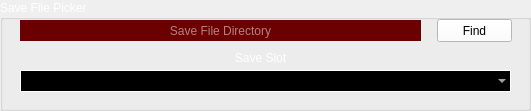
   <widget class="QGroupBox" name="findingGroupBox">
    <property name="enabled">
     <bool>true</bool>
    </property>
    <property name="geometry">
     <rect>
      <x>10</x>
      <y>180</y>
      <width>531</width>
      <height>111</height>
     </rect>
    </property>
    <property name="palette">
     <palette>
      <active>
       <colorrole role="WindowText">
        <brush brushstyle="SolidPattern">
         <color alpha="255">
          <red>255</red>
          <green>255</green>
          <blue>255</blue>
         </color>
        </brush>
       </colorrole>
       <colorrole role="Dark">
        <brush brushstyle="SolidPattern">
         <color alpha="255">
          <red>255</red>
          <green>255</green>
          <blue>255</blue>
         </color>
        </brush>
       </colorrole>
       <colorrole role="Text">
        <brush brushstyle="SolidPattern">
         <color alpha="255">
          <red>255</red>
          <green>255</green>
          <blue>255</blue>
         </color>
        </brush>
       </colorrole>
       <colorrole role="ButtonText">
        <brush brushstyle="SolidPattern">
         <color alpha="255">
          <red>255</red>
          <green>255</green>
          <blue>255</blue>
         </color>
        </brush>
       </colorrole>
      </active>
      <inactive>
       <colorrole role="WindowText">
        <brush brushstyle="SolidPattern">
         <color alpha="255">
          <red>255</red>
          <green>255</green>
          <blue>255</blue>
         </color>
        </brush>
       </colorrole>
       <colorrole role="Dark">
        <brush brushstyle="SolidPattern">
         <color alpha="255">
          <red>255</red>
          <green>255</green>
          <blue>255</blue>
         </color>
        </brush>
       </colorrole>
       <colorrole role="Text">
        <brush brushstyle="SolidPattern">
         <color alpha="255">
          <red>255</red>
          <green>255</green>
          <blue>255</blue>
         </color>
        </brush>
       </colorrole>
       <colorrole role="ButtonText">
        <brush brushstyle="SolidPattern">
         <color alpha="255">
          <red>255</red>
          <green>255</green>
          <blue>255</blue>
         </color>
        </brush>
       </colorrole>
      </inactive>
      <disabled>
       <colorrole role="WindowText">
        <brush brushstyle="SolidPattern">
         <color alpha="255">
          <red>255</red>
          <green>255</green>
          <blue>255</blue>
         </color>
        </brush>
       </colorrole>
       <colorrole role="Dark">
        <brush brushstyle="SolidPattern">
         <color alpha="255">
          <red>255</red>
          <green>255</green>
          <blue>255</blue>
         </color>
        </brush>
       </colorrole>
       <colorrole role="Text">
        <brush brushstyle="SolidPattern">
         <color alpha="255">
          <red>255</red>
          <green>255</green>
          <blue>255</blue>
         </color>
        </brush>
       </colorrole>
       <colorrole role="ButtonText">
        <brush brushstyle="SolidPattern">
         <color alpha="255">
          <red>255</red>
          <green>255</green>
          <blue>255</blue>
         </color>
        </brush>
       </colorrole>
      </disabled>
     </palette>
    </property>
    <property name="title">
     <string>Save File Picker</string>
    </property>
    <property name="flat">
     <bool>false</bool>
    </property>
    <widget class="QPushButton" name="findButton">
     <property name="geometry">
      <rect>
       <x>437</x>
       <y>19</y>
       <width>75</width>
       <height>23</height>
      </rect>
     </property>
     <property name="palette">
      <palette>
       <active>
        <colorrole role="WindowText">
         <brush brushstyle="SolidPattern">
          <color alpha="255">
           <red>0</red>
           <green>0</green>
           <blue>0</blue>
          </color>
         </brush>
        </colorrole>
        <colorrole role="Button">
         <brush brushstyle="SolidPattern">
          <color alpha="255">
           <red>255</red>
           <green>255</green>
           <blue>255</blue>
          </color>
         </brush>
        </colorrole>
        <colorrole role="Light">
         <brush brushstyle="SolidPattern">
          <color alpha="255">
           <red>255</red>
           <green>255</green>
           <blue>255</blue>
          </color>
         </brush>
        </colorrole>
        <colorrole role="Midlight">
         <brush brushstyle="SolidPattern">
          <color alpha="255">
           <red>255</red>
           <green>255</green>
           <blue>255</blue>
          </color>
         </brush>
        </colorrole>
        <colorrole role="Dark">
         <brush brushstyle="SolidPattern">
          <color alpha="255">
           <red>127</red>
           <green>127</green>
           <blue>127</blue>
          </color>
         </brush>
        </colorrole>
        <colorrole role="Mid">
         <brush brushstyle="SolidPattern">
          <color alpha="255">
           <red>170</red>
           <green>170</green>
           <blue>170</blue>
          </color>
         </brush>
        </colorrole>
        <colorrole role="Text">
         <brush brushstyle="SolidPattern">
          <color alpha="255">
           <red>0</red>
           <green>0</green>
           <blue>0</blue>
          </color>
         </brush>
        </colorrole>
        <colorrole role="BrightText">
         <brush brushstyle="SolidPattern">
          <color alpha="255">
           <red>255</red>
           <green>255</green>
           <blue>255</blue>
          </color>
         </brush>
        </colorrole>
        <colorrole role="ButtonText">
         <brush brushstyle="SolidPattern">
          <color alpha="255">
           <red>0</red>
           <green>0</green>
           <blue>0</blue>
          </color>
         </brush>
        </colorrole>
        <colorrole role="Base">
         <brush brushstyle="SolidPattern">
          <color alpha="255">
           <red>255</red>
           <green>255</green>
           <blue>255</blue>
          </color>
         </brush>
        </colorrole>
        <colorrole role="Window">
         <brush brushstyle="SolidPattern">
          <color alpha="255">
           <red>255</red>
           <green>255</green>
           <blue>255</blue>
          </color>
         </brush>
        </colorrole>
        <colorrole role="Shadow">
         <brush brushstyle="SolidPattern">
          <color alpha="255">
           <red>0</red>
           <green>0</green>
           <blue>0</blue>
          </color>
         </brush>
        </colorrole>
        <colorrole role="AlternateBase">
         <brush brushstyle="SolidPattern">
          <color alpha="255">
           <red>255</red>
           <green>255</green>
           <blue>255</blue>
          </color>
         </brush>
        </colorrole>
        <colorrole role="ToolTipBase">
         <brush brushstyle="SolidPattern">
          <color alpha="255">
           <red>255</red>
           <green>255</green>
           <blue>220</blue>
          </color>
         </brush>
        </colorrole>
        <colorrole role="ToolTipText">
         <brush brushstyle="SolidPattern">
          <color alpha="255">
           <red>0</red>
           <green>0</green>
           <blue>0</blue>
          </color>
         </brush>
        </colorrole>
       </active>
       <inactive>
        <colorrole role="WindowText">
         <brush brushstyle="SolidPattern">
          <color alpha="255">
           <red>0</red>
           <green>0</green>
           <blue>0</blue>
          </color>
         </brush>
        </colorrole>
        <colorrole role="Button">
         <brush brushstyle="SolidPattern">
          <color alpha="255">
           <red>255</red>
           <green>255</green>
           <blue>255</blue>
          </color>
         </brush>
        </colorrole>
        <colorrole role="Light">
         <brush brushstyle="SolidPattern">
          <color alpha="255">
           <red>255</red>
           <green>255</green>
           <blue>255</blue>
          </color>
         </brush>
        </colorrole>
        <colorrole role="Midlight">
         <brush brushstyle="SolidPattern">
          <color alpha="255">
           <red>255</red>
           <green>255</green>
           <blue>255</blue>
          </color>
         </brush>
        </colorrole>
        <colorrole role="Dark">
         <brush brushstyle="SolidPattern">
          <color alpha="255">
           <red>127</red>
           <green>127</green>
           <blue>127</blue>
          </color>
         </brush>
        </colorrole>
        <colorrole role="Mid">
         <brush brushstyle="SolidPattern">
          <color alpha="255">
           <red>170</red>
           <green>170</green>
           <blue>170</blue>
          </color>
         </brush>
        </colorrole>
        <colorrole role="Text">
         <brush brushstyle="SolidPattern">
          <color alpha="255">
           <red>0</red>
           <green>0</green>
           <blue>0</blue>
          </color>
         </brush>
        </colorrole>
        <colorrole role="BrightText">
         <brush brushstyle="SolidPattern">
          <color alpha="255">
           <red>255</red>
           <green>255</green>
           <blue>255</blue>
          </color>
         </brush>
        </colorrole>
        <colorrole role="ButtonText">
         <brush brushstyle="SolidPattern">
          <color alpha="255">
           <red>0</red>
           <green>0</green>
           <blue>0</blue>
          </color>
         </brush>
        </colorrole>
        <colorrole role="Base">
         <brush brushstyle="SolidPattern">
          <color alpha="255">
           <red>255</red>
           <green>255</green>
           <blue>255</blue>
          </color>
         </brush>
        </colorrole>
        <colorrole role="Window">
         <brush brushstyle="SolidPattern">
          <color alpha="255">
           <red>255</red>
           <green>255</green>
           <blue>255</blue>
          </color>
         </brush>
        </colorrole>
        <colorrole role="Shadow">
         <brush brushstyle="SolidPattern">
          <color alpha="255">
           <red>0</red>
           <green>0</green>
           <blue>0</blue>
          </color>
         </brush>
        </colorrole>
        <colorrole role="AlternateBase">
         <brush brushstyle="SolidPattern">
          <color alpha="255">
           <red>255</red>
           <green>255</green>
           <blue>255</blue>
          </color>
         </brush>
        </colorrole>
        <colorrole role="ToolTipBase">
         <brush brushstyle="SolidPattern">
          <color alpha="255">
           <red>255</red>
           <green>255</green>
           <blue>220</blue>
          </color>
         </brush>
        </colorrole>
        <colorrole role="ToolTipText">
         <brush brushstyle="SolidPattern">
          <color alpha="255">
           <red>0</red>
           <green>0</green>
           <blue>0</blue>
          </color>
         </brush>
        </colorrole>
       </inactive>
       <disabled>
        <colorrole role="WindowText">
         <brush brushstyle="SolidPattern">
          <color alpha="255">
           <red>127</red>
           <green>127</green>
           <blue>127</blue>
          </color>
         </brush>
        </colorrole>
        <colorrole role="Button">
         <brush brushstyle="SolidPattern">
          <color alpha="255">
           <red>255</red>
           <green>255</green>
           <blue>255</blue>
          </color>
         </brush>
        </colorrole>
        <colorrole role="Light">
         <brush brushstyle="SolidPattern">
          <color alpha="255">
           <red>255</red>
           <green>255</green>
           <blue>255</blue>
          </color>
         </brush>
        </colorrole>
        <colorrole role="Midlight">
         <brush brushstyle="SolidPattern">
          <color alpha="255">
           <red>255</red>
           <green>255</green>
           <blue>255</blue>
          </color>
         </brush>
        </colorrole>
        <colorrole role="Dark">
         <brush brushstyle="SolidPattern">
          <color alpha="255">
           <red>127</red>
           <green>127</green>
           <blue>127</blue>
          </color>
         </brush>
        </colorrole>
        <colorrole role="Mid">
         <brush brushstyle="SolidPattern">
          <color alpha="255">
           <red>170</red>
           <green>170</green>
           <blue>170</blue>
          </color>
         </brush>
        </colorrole>
        <colorrole role="Text">
         <brush brushstyle="SolidPattern">
          <color alpha="255">
           <red>127</red>
           <green>127</green>
           <blue>127</blue>
          </color>
         </brush>
        </colorrole>
        <colorrole role="BrightText">
         <brush brushstyle="SolidPattern">
          <color alpha="255">
           <red>255</red>
           <green>255</green>
           <blue>255</blue>
          </color>
         </brush>
        </colorrole>
        <colorrole role="ButtonText">
         <brush brushstyle="SolidPattern">
          <color alpha="255">
           <red>127</red>
           <green>127</green>
           <blue>127</blue>
          </color>
         </brush>
        </colorrole>
        <colorrole role="Base">
         <brush brushstyle="SolidPattern">
          <color alpha="255">
           <red>255</red>
           <green>255</green>
           <blue>255</blue>
          </color>
         </brush>
        </colorrole>
        <colorrole role="Window">
         <brush brushstyle="SolidPattern">
          <color alpha="255">
           <red>255</red>
           <green>255</green>
           <blue>255</blue>
          </color>
         </brush>
        </colorrole>
        <colorrole role="Shadow">
         <brush brushstyle="SolidPattern">
          <color alpha="255">
           <red>0</red>
           <green>0</green>
           <blue>0</blue>
          </color>
         </brush>
        </colorrole>
        <colorrole role="AlternateBase">
         <brush brushstyle="SolidPattern">
          <color alpha="255">
           <red>255</red>
           <green>255</green>
           <blue>255</blue>
          </color>
         </brush>
        </colorrole>
        <colorrole role="ToolTipBase">
         <brush brushstyle="SolidPattern">
          <color alpha="255">
           <red>255</red>
           <green>255</green>
           <blue>220</blue>
          </color>
         </brush>
        </colorrole>
        <colorrole role="ToolTipText">
         <brush brushstyle="SolidPattern">
          <color alpha="255">
           <red>0</red>
           <green>0</green>
           <blue>0</blue>
          </color>
         </brush>
        </colorrole>
       </disabled>
      </palette>
     </property>
     <property name="text">
      <string>Find</string>
     </property>
     <property name="flat">
      <bool>false</bool>
     </property>
    </widget>
    <widget class="QLineEdit" name="directoryLine">
     <property name="geometry">
      <rect>
       <x>20</x>
       <y>20</y>
       <width>401</width>
       <height>21</height>
      </rect>
     </property>
     <property name="palette">
      <palette>
       <active>
        <colorrole role="Base">
         <brush brushstyle="SolidPattern">
          <color alpha="255">
           <red>107</red>
           <green>0</green>
           <blue>1</blue>
          </color>
         </brush>
        </colorrole>
       </active>
       <inactive>
        <colorrole role="Base">
         <brush brushstyle="SolidPattern">
          <color alpha="255">
           <red>107</red>
           <green>0</green>
           <blue>1</blue>
          </color>
         </brush>
        </colorrole>
       </inactive>
       <disabled>
        <colorrole role="Base">
         <brush brushstyle="SolidPattern">
          <color alpha="255">
           <red>0</red>
           <green>0</green>
           <blue>0</blue>
          </color>
         </brush>
        </colorrole>
       </disabled>
      </palette>
     </property>
     <property name="frame">
      <bool>false</bool>
     </property>
     <property name="alignment">
      <set>Qt::AlignCenter</set>
     </property>
     <property name="readOnly">
      <bool>true</bool>
     </property>
     <property name="placeholderText">
      <string>Save File Directory</string>
     </property>
     <property name="clearButtonEnabled">
      <bool>false</bool>
     </property>
    </widget>
    <widget class="QLabel" name="ssLabel">
     <property name="geometry">
      <rect>
       <x>230</x>
       <y>50</y>
       <width>61</width>
       <height>16</height>
      </rect>
     </property>
     <property name="text">
      <string>Save Slot</string>
     </property>
     <property name="alignment">
      <set>Qt::AlignCenter</set>
     </property>
    </widget>
    <widget class="QComboBox" name="saveSlotCB">
     <property name="enabled">
      <bool>true</bool>
     </property>
     <property name="geometry">
      <rect>
       <x>20</x>
       <y>70</y>
       <width>491</width>
       <height>22</height>
      </rect>
     </property>
     <property name="palette">
      <palette>
       <active>
        <colorrole role="WindowText">
         <brush brushstyle="SolidPattern">
          <color alpha="255">
           <red>255</red>
           <green>255</green>
           <blue>255</blue>
          </color>
         </brush>
        </colorrole>
        <colorrole role="Button">
         <brush brushstyle="SolidPattern">
          <color alpha="255">
           <red>0</red>
           <green>0</green>
           <blue>0</blue>
          </color>
         </brush>
        </colorrole>
        <colorrole role="Light">
         <brush brushstyle="SolidPattern">
          <color alpha="255">
           <red>0</red>
           <green>0</green>
           <blue>0</blue>
          </color>
         </brush>
        </colorrole>
        <colorrole role="Midlight">
         <brush brushstyle="SolidPattern">
          <color alpha="255">
           <red>0</red>
           <green>0</green>
           <blue>0</blue>
          </color>
         </brush>
        </colorrole>
        <colorrole role="Dark">
         <brush brushstyle="SolidPattern">
          <color alpha="255">
           <red>0</red>
           <green>0</green>
           <blue>0</blue>
          </color>
         </brush>
        </colorrole>
        <colorrole role="Mid">
         <brush brushstyle="SolidPattern">
          <color alpha="255">
           <red>0</red>
           <green>0</green>
           <blue>0</blue>
          </color>
         </brush>
        </colorrole>
        <colorrole role="Text">
         <brush brushstyle="SolidPattern">
          <color alpha="255">
           <red>255</red>
           <green>255</green>
           <blue>255</blue>
          </color>
         </brush>
        </colorrole>
        <colorrole role="BrightText">
         <brush brushstyle="SolidPattern">
          <color alpha="255">
           <red>255</red>
           <green>255</green>
           <blue>255</blue>
          </color>
         </brush>
        </colorrole>
        <colorrole role="ButtonText">
         <brush brushstyle="SolidPattern">
          <color alpha="255">
           <red>255</red>
           <green>255</green>
           <blue>255</blue>
          </color>
         </brush>
        </colorrole>
        <colorrole role="Base">
         <brush brushstyle="SolidPattern">
          <color alpha="255">
           <red>0</red>
           <green>0</green>
           <blue>0</blue>
          </color>
         </brush>
        </colorrole>
        <colorrole role="Window">
         <brush brushstyle="SolidPattern">
          <color alpha="255">
           <red>0</red>
           <green>0</green>
           <blue>0</blue>
          </color>
         </brush>
        </colorrole>
        <colorrole role="Shadow">
         <brush brushstyle="SolidPattern">
          <color alpha="255">
           <red>0</red>
           <green>0</green>
           <blue>0</blue>
          </color>
         </brush>
        </colorrole>
        <colorrole role="HighlightedText">
         <brush brushstyle="SolidPattern">
          <color alpha="255">
           <red>255</red>
           <green>255</green>
           <blue>255</blue>
          </color>
         </brush>
        </colorrole>
        <colorrole role="AlternateBase">
         <brush brushstyle="SolidPattern">
          <color alpha="255">
           <red>0</red>
           <green>0</green>
           <blue>0</blue>
          </color>
         </brush>
        </colorrole>
        <colorrole role="ToolTipBase">
         <brush brushstyle="SolidPattern">
          <color alpha="255">
           <red>255</red>
           <green>255</green>
           <blue>220</blue>
          </color>
         </brush>
        </colorrole>
        <colorrole role="ToolTipText">
         <brush brushstyle="SolidPattern">
          <color alpha="255">
           <red>0</red>
           <green>0</green>
           <blue>0</blue>
          </color>
         </brush>
        </colorrole>
       </active>
       <inactive>
        <colorrole role="WindowText">
         <brush brushstyle="SolidPattern">
          <color alpha="255">
           <red>255</red>
           <green>255</green>
           <blue>255</blue>
          </color>
         </brush>
        </colorrole>
        <colorrole role="Button">
         <brush brushstyle="SolidPattern">
          <color alpha="255">
           <red>0</red>
           <green>0</green>
           <blue>0</blue>
          </color>
         </brush>
        </colorrole>
        <colorrole role="Light">
         <brush brushstyle="SolidPattern">
          <color alpha="255">
           <red>0</red>
           <green>0</green>
           <blue>0</blue>
          </color>
         </brush>
        </colorrole>
        <colorrole role="Midlight">
         <brush brushstyle="SolidPattern">
          <color alpha="255">
           <red>0</red>
           <green>0</green>
           <blue>0</blue>
          </color>
         </brush>
        </colorrole>
        <colorrole role="Dark">
         <brush brushstyle="SolidPattern">
          <color alpha="255">
           <red>0</red>
           <green>0</green>
           <blue>0</blue>
          </color>
         </brush>
        </colorrole>
        <colorrole role="Mid">
         <brush brushstyle="SolidPattern">
          <color alpha="255">
           <red>0</red>
           <green>0</green>
           <blue>0</blue>
          </color>
         </brush>
        </colorrole>
        <colorrole role="Text">
         <brush brushstyle="SolidPattern">
          <color alpha="255">
           <red>255</red>
           <green>255</green>
           <blue>255</blue>
          </color>
         </brush>
        </colorrole>
        <colorrole role="BrightText">
         <brush brushstyle="SolidPattern">
          <color alpha="255">
           <red>255</red>
           <green>255</green>
           <blue>255</blue>
          </color>
         </brush>
        </colorrole>
        <colorrole role="ButtonText">
         <brush brushstyle="SolidPattern">
          <color alpha="255">
           <red>255</red>
           <green>255</green>
           <blue>255</blue>
          </color>
         </brush>
        </colorrole>
        <colorrole role="Base">
         <brush brushstyle="SolidPattern">
          <color alpha="255">
           <red>0</red>
           <green>0</green>
           <blue>0</blue>
          </color>
         </brush>
        </colorrole>
        <colorrole role="Window">
         <brush brushstyle="SolidPattern">
          <color alpha="255">
           <red>0</red>
           <green>0</green>
           <blue>0</blue>
          </color>
         </brush>
        </colorrole>
        <colorrole role="Shadow">
         <brush brushstyle="SolidPattern">
          <color alpha="255">
           <red>0</red>
           <green>0</green>
           <blue>0</blue>
          </color>
         </brush>
        </colorrole>
        <colorrole role="HighlightedText">
         <brush brushstyle="SolidPattern">
          <color alpha="255">
           <red>255</red>
           <green>255</green>
           <blue>255</blue>
          </color>
         </brush>
        </colorrole>
        <colorrole role="AlternateBase">
         <brush brushstyle="SolidPattern">
          <color alpha="255">
           <red>0</red>
           <green>0</green>
           <blue>0</blue>
          </color>
         </brush>
        </colorrole>
        <colorrole role="ToolTipBase">
         <brush brushstyle="SolidPattern">
          <color alpha="255">
           <red>255</red>
           <green>255</green>
           <blue>220</blue>
          </color>
         </brush>
        </colorrole>
        <colorrole role="ToolTipText">
         <brush brushstyle="SolidPattern">
          <color alpha="255">
           <red>0</red>
           <green>0</green>
           <blue>0</blue>
          </color>
         </brush>
        </colorrole>
       </inactive>
       <disabled>
        <colorrole role="WindowText">
         <brush brushstyle="SolidPattern">
          <color alpha="255">
           <red>255</red>
           <green>255</green>
           <blue>255</blue>
          </color>
         </brush>
        </colorrole>
        <colorrole role="Button">
         <brush brushstyle="SolidPattern">
          <color alpha="255">
           <red>0</red>
           <green>0</green>
           <blue>0</blue>
          </color>
         </brush>
        </colorrole>
        <colorrole role="Light">
         <brush brushstyle="SolidPattern">
          <color alpha="255">
           <red>0</red>
           <green>0</green>
           <blue>0</blue>
          </color>
         </brush>
        </colorrole>
        <colorrole role="Midlight">
         <brush brushstyle="SolidPattern">
          <color alpha="255">
           <red>0</red>
           <green>0</green>
           <blue>0</blue>
          </color>
         </brush>
        </colorrole>
        <colorrole role="Dark">
         <brush brushstyle="SolidPattern">
          <color alpha="255">
           <red>0</red>
           <green>0</green>
           <blue>0</blue>
          </color>
         </brush>
        </colorrole>
        <colorrole role="Mid">
         <brush brushstyle="SolidPattern">
          <color alpha="255">
           <red>0</red>
           <green>0</green>
           <blue>0</blue>
          </color>
         </brush>
        </colorrole>
        <colorrole role="Text">
         <brush brushstyle="SolidPattern">
          <color alpha="255">
           <red>255</red>
           <green>255</green>
           <blue>255</blue>
          </color>
         </brush>
        </colorrole>
        <colorrole role="BrightText">
         <brush brushstyle="SolidPattern">
          <color alpha="255">
           <red>255</red>
           <green>255</green>
           <blue>255</blue>
          </color>
         </brush>
        </colorrole>
        <colorrole role="ButtonText">
         <brush brushstyle="SolidPattern">
          <color alpha="255">
           <red>255</red>
           <green>255</green>
           <blue>255</blue>
          </color>
         </brush>
        </colorrole>
        <colorrole role="Base">
         <brush brushstyle="SolidPattern">
          <color alpha="255">
           <red>0</red>
           <green>0</green>
           <blue>0</blue>
          </color>
         </brush>
        </colorrole>
        <colorrole role="Window">
         <brush brushstyle="SolidPattern">
          <color alpha="255">
           <red>0</red>
           <green>0</green>
           <blue>0</blue>
          </color>
         </brush>
        </colorrole>
        <colorrole role="Shadow">
         <brush brushstyle="SolidPattern">
          <color alpha="255">
           <red>0</red>
           <green>0</green>
           <blue>0</blue>
          </color>
         </brush>
        </colorrole>
        <colorrole role="HighlightedText">
         <brush brushstyle="SolidPattern">
          <color alpha="255">
           <red>255</red>
           <green>255</green>
           <blue>255</blue>
          </color>
         </brush>
        </colorrole>
        <colorrole role="AlternateBase">
         <brush brushstyle="SolidPattern">
          <color alpha="255">
           <red>0</red>
           <green>0</green>
           <blue>0</blue>
          </color>
         </brush>
        </colorrole>
        <colorrole role="ToolTipBase">
         <brush brushstyle="SolidPattern">
          <color alpha="255">
           <red>255</red>
           <green>255</green>
           <blue>220</blue>
          </color>
         </brush>
        </colorrole>
        <colorrole role="ToolTipText">
         <brush brushstyle="SolidPattern">
          <color alpha="255">
           <red>0</red>
           <green>0</green>
           <blue>0</blue>
          </color>
         </brush>
        </colorrole>
       </disabled>
      </palette>
     </property>
     <property name="styleSheet">
      <string notr="true">background:black;
color: rgb(255,255,255);
selection-color: rgb(255, 255, 255);
border-style: solid;
border-width:1px;
border-color:white;</string>
     </property>
     <property name="currentText">
      <string/>
     </property>
     <property name="currentIndex">
      <number>-1</number>
     </property>
     <property name="frame">
      <bool>true</bool>
     </property>
     <item>
      <property name="text">
       <string>Easy Automatic</string>
      </property>
     </item>
     <item>
      <property name="text">
       <string>Normal</string>
      </property>
     </item>
     <item>
      <property name="text">
       <string>Hard</string>
      </property>
     </item>
     <item>
      <property name="text">
       <string>Dante Must Die!</string>
      </property>
     </item>
    </widget>
   </widget>
